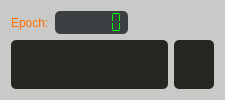
         <widget class="QFrame" name="frame_trainProcess">
          <property name="sizePolicy">
           <sizepolicy hsizetype="Expanding" vsizetype="Expanding">
            <horstretch>0</horstretch>
            <verstretch>0</verstretch>
           </sizepolicy>
          </property>
          <property name="styleSheet">
           <string notr="true">background-color: rgb(201, 201, 200);
border-radius: 5px;</string>
          </property>
          <property name="frameShape">
           <enum>QFrame::StyledPanel</enum>
          </property>
          <property name="frameShadow">
           <enum>QFrame::Raised</enum>
          </property>
          <property name="lineWidth">
           <number>3</number>
          </property>
          <property name="midLineWidth">
           <number>3</number>
          </property>
          <layout class="QGridLayout" name="gridLayout_5">
           <item row="1" column="1">
            <widget class="QWidget" name="widget_plot_2" native="true">
             <property name="sizePolicy">
              <sizepolicy hsizetype="Expanding" vsizetype="Preferred">
               <horstretch>0</horstretch>
               <verstretch>0</verstretch>
              </sizepolicy>
             </property>
             <property name="styleSheet">
              <string notr="true">border-radius: 5px;
background-color: rgb(38, 39, 33);</string>
             </property>
            </widget>
           </item>
           <item row="1" column="0">
            <widget class="QWidget" name="widget_plot_1" native="true">
             <property name="sizePolicy">
              <sizepolicy hsizetype="Expanding" vsizetype="Expanding">
               <horstretch>0</horstretch>
               <verstretch>0</verstretch>
              </sizepolicy>
             </property>
             <property name="styleSheet">
              <string notr="true">border-radius: 5px;
background-color: rgb(38, 39, 33);</string>
             </property>
            </widget>
           </item>
           <item row="0" column="1">
            <spacer name="horizontalSpacer_3">
             <property name="orientation">
              <enum>Qt::Horizontal</enum>
             </property>
             <property name="sizeHint" stdset="0">
              <size>
               <width>40</width>
               <height>20</height>
              </size>
             </property>
            </spacer>
           </item>
           <item row="0" column="0">
            <layout class="QGridLayout" name="gridLayout_9">
             <item row="0" column="1">
              <widget class="QLCDNumber" name="lcd_epoch">
               <property name="font">
                <font>
                 <pointsize>12</pointsize>
                 <weight>75</weight>
                 <bold>true</bold>
                </font>
               </property>
               <property name="styleSheet">
                <string notr="true">
color: rgb(0, 255, 0);
background-color: rgb(60, 63, 65);
</string>
               </property>
               <property name="frameShape">
                <enum>QFrame::Panel</enum>
               </property>
               <property name="frameShadow">
                <enum>QFrame::Sunken</enum>
               </property>
               <property name="lineWidth">
                <number>2</number>
               </property>
               <property name="midLineWidth">
                <number>0</number>
               </property>
               <property name="digitCount">
                <number>6</number>
               </property>
               <property name="mode">
                <enum>QLCDNumber::Dec</enum>
               </property>
               <property name="segmentStyle">
                <enum>QLCDNumber::Flat</enum>
               </property>
               <property name="value" stdset="0">
                <double>0.000000000000000</double>
               </property>
               <property name="intValue" stdset="0">
                <number>0</number>
               </property>
              </widget>
             </item>
             <item row="0" column="2">
              <spacer name="horizontalSpacer_2">
               <property name="orientation">
                <enum>Qt::Horizontal</enum>
               </property>
               <property name="sizeType">
                <enum>QSizePolicy::Expanding</enum>
               </property>
               <property name="sizeHint" stdset="0">
                <size>
                 <width>40</width>
                 <height>20</height>
                </size>
               </property>
              </spacer>
             </item>
             <item row="0" column="0">
              <widget class="QLabel" name="lab_Epoch">
               <property name="styleSheet">
                <string notr="true">color: rgb(255, 111, 0);
background-color: rgb(201, 201, 200);
font: 75 10pt &quot;微软雅黑&quot;;</string>
               </property>
               <property name="text">
                <string>Epoch:</string>
               </property>
              </widget>
             </item>
            </layout>
           </item>
          </layout>
         </widget>
